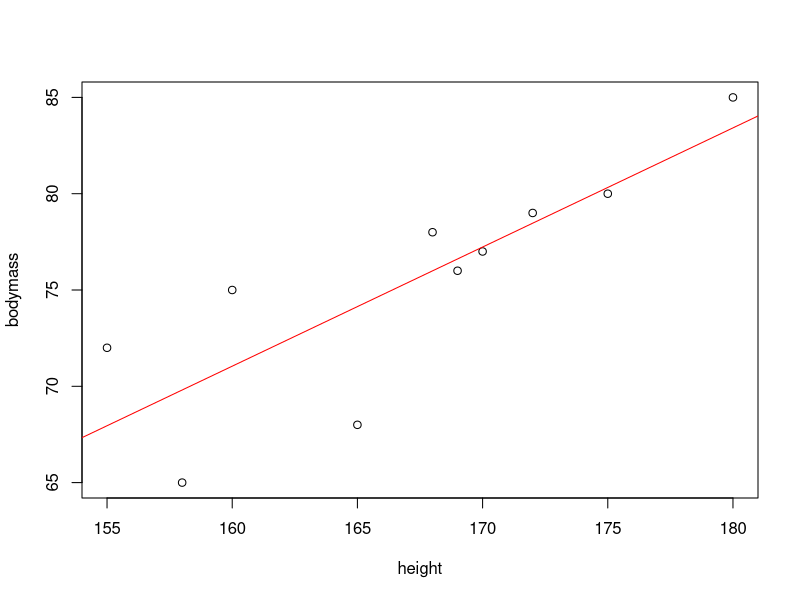
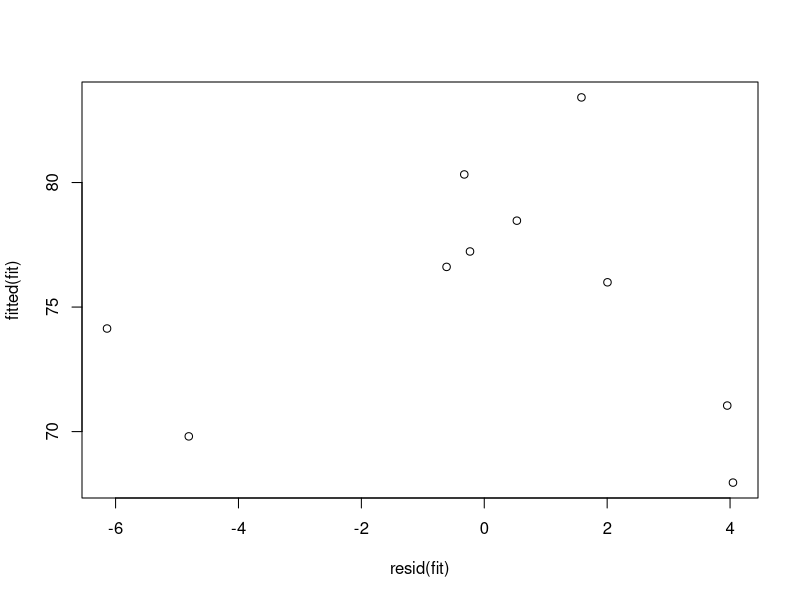
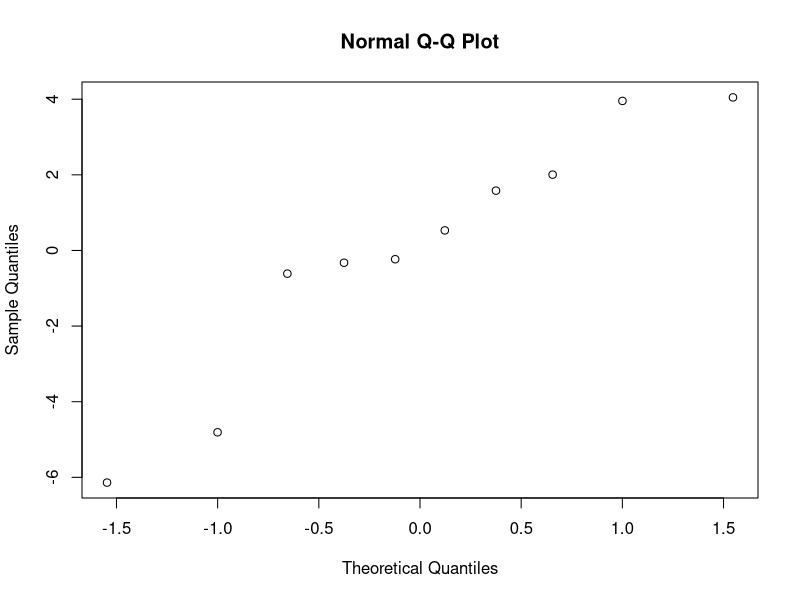
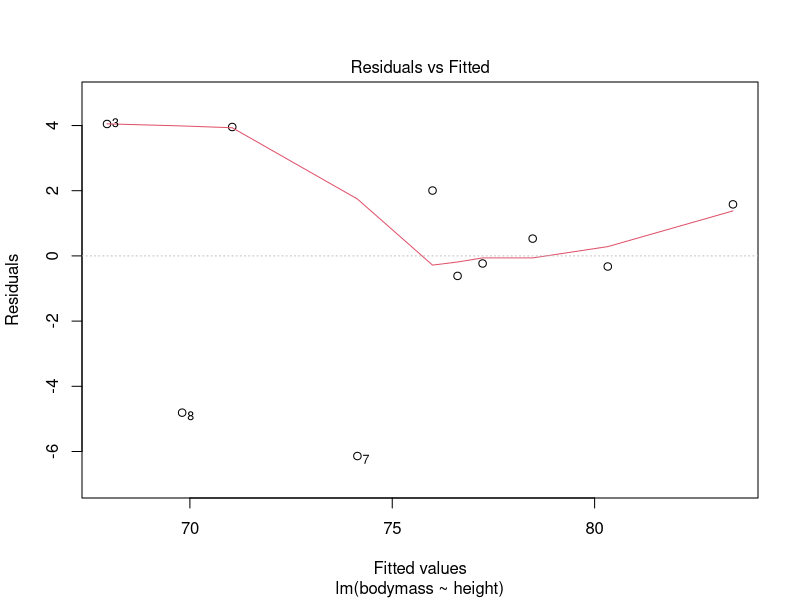
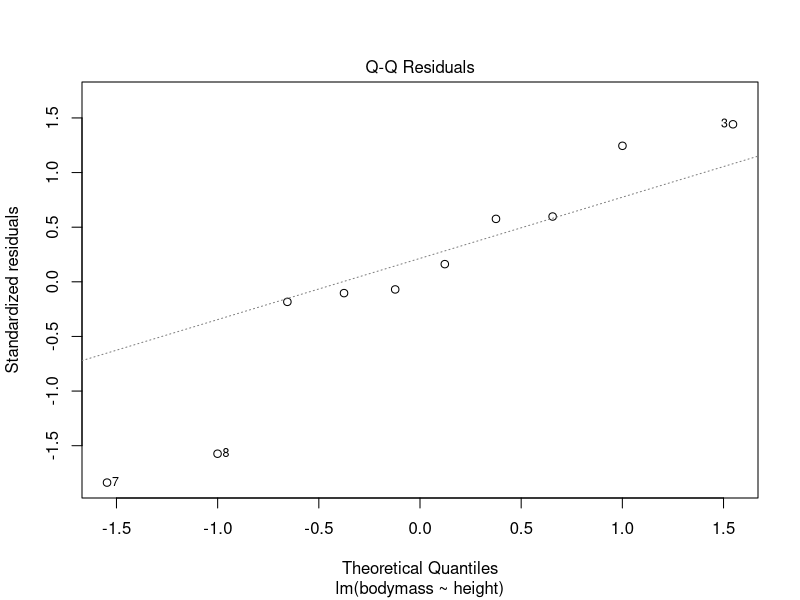
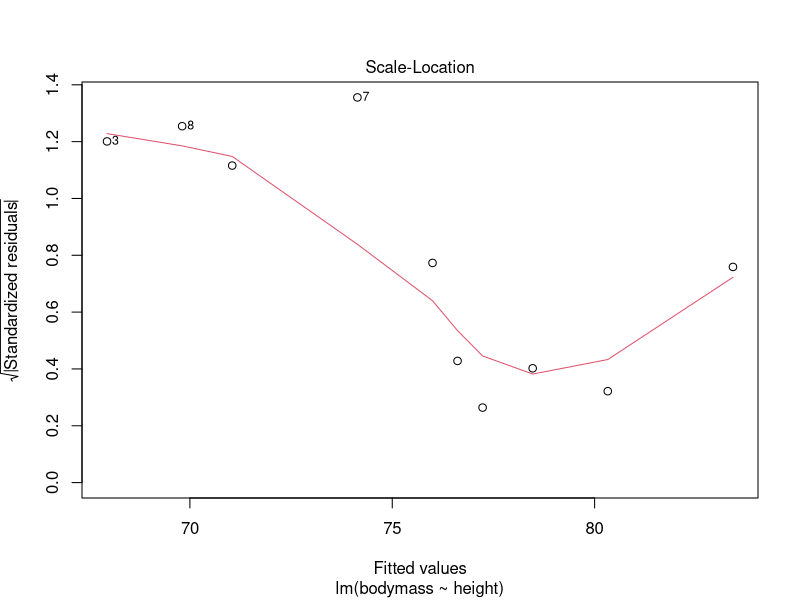
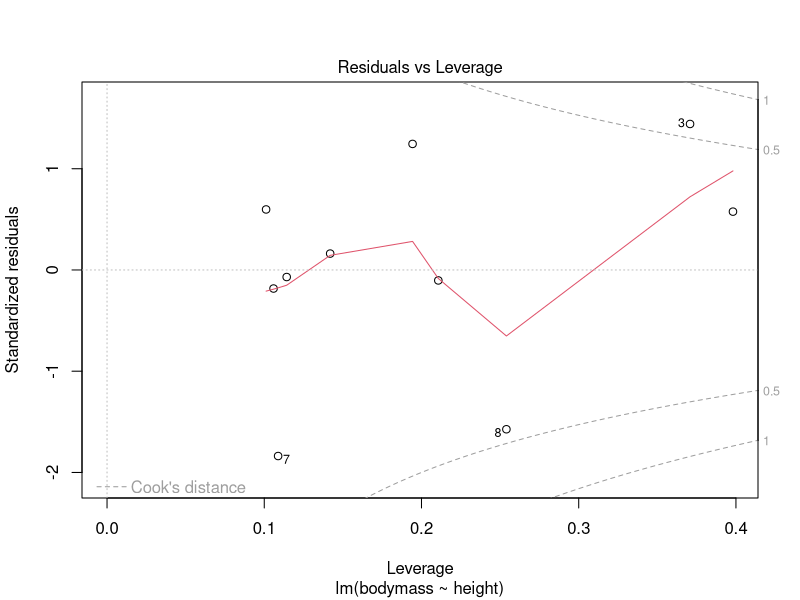
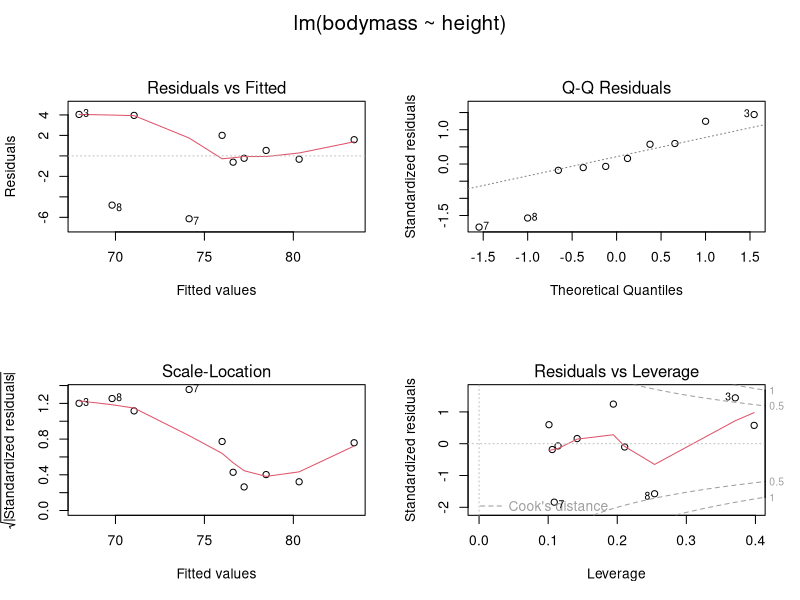

The R source for these figures, in order:
?lm

#create data
height <- c(168, 175, 155, 160, 170, 180, 165, 158, 172, 169)
bodymass <- c(78, 80, 72, 75, 77, 85, 68, 65, 79, 76)

#fit linear model
fit <- lm(bodymass ~ height)

class(fit)
summary(fit)
names(fit)

plot(height, bodymass)
abline(fit, col = 'red')

##-- Continuing the  lm(.) example:
coef(fit) # the bare coefficients

## The 2 basic regression diagnostic plots [plot.lm(.) is preferred]
plot(resid(fit), fitted(fit)) # Tukey-Anscombe's
qqnorm(residuals(fit))

require(graphics)
plot(fit)

## 4 plots on 1 page;
## allow room for printing model formula in outer margin:
par(mfrow = c(2, 2), oma = c(0, 0, 2, 0)) -> opar
plot(fit)
plot(fit, id.n = NULL)                 # no id's
plot(fit, id.n = 5, labels.id = NULL)  # 5 id numbers

## Was default in R <= 2.1.x:
## Cook's distances instead of Residual-Leverage plot
plot(fit, which = 1:4)

## All the above fit a smooth curve where applicable
## by default unless "add.smooth" is changed.
## Give a smoother curve by increasing the lowess span :
plot(fit, panel = function(x, y) panel.smooth(x, y, span = 1))

par(mfrow = c(2,1)) # same oma as above
plot(fit, which = 1:2)

## Cook's distance tweaking
par(mfrow = c(2,3)) # same oma ...
plot(fit, which = 1:6, cook.col = "royalblue")

## A case where over plotting of the "legend" is to be avoided:
if(dev.interactive(TRUE)) getOption("device")(height = 6, width = 4)
par(mfrow = c(3,1), mar = c(5,5,4,2)/2 +.1, mgp = c(1.4, .5, 0))
plot(fit, which = 5, extend.ylim.f = c(0.2, 0.08))
plot(fit, which = 5, cook.lty = "dotdash",
     cook.legendChanges = list(x = "bottomright", legend = "Cook"))
plot(fit, which = 5, cook.legendChanges = NULL)  # no "legend"


par(opar) # reset par()s
